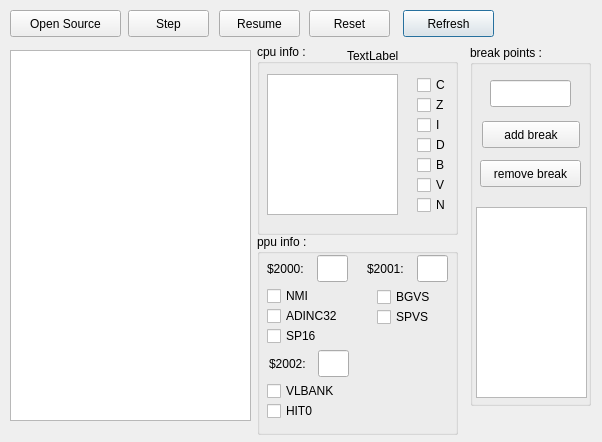
<?xml version="1.0" encoding="UTF-8"?>
<ui version="4.0">
 <class>DebugDialog</class>
 <widget class="QDialog" name="DebugDialog">
  <property name="geometry">
   <rect>
    <x>0</x>
    <y>0</y>
    <width>602</width>
    <height>442</height>
   </rect>
  </property>
  <property name="windowTitle">
   <string>Debug</string>
  </property>
  <widget class="QListView" name="listSource">
   <property name="geometry">
    <rect>
     <x>10</x>
     <y>50</y>
     <width>241</width>
     <height>371</height>
    </rect>
   </property>
  </widget>
  <widget class="QGroupBox" name="groupBox">
   <property name="geometry">
    <rect>
     <x>257</x>
     <y>44</y>
     <width>201</width>
     <height>191</height>
    </rect>
   </property>
   <property name="title">
    <string>cpu info :</string>
   </property>
   <property name="flat">
    <bool>false</bool>
   </property>
   <widget class="QListView" name="listCpu">
    <property name="geometry">
     <rect>
      <x>10</x>
      <y>30</y>
      <width>131</width>
      <height>141</height>
     </rect>
    </property>
   </widget>
   <widget class="QCheckBox" name="checkCpuI">
    <property name="geometry">
     <rect>
      <x>160</x>
      <y>70</y>
      <width>41</width>
      <height>22</height>
     </rect>
    </property>
    <property name="text">
     <string>I</string>
    </property>
   </widget>
   <widget class="QCheckBox" name="checkCpuZ">
    <property name="geometry">
     <rect>
      <x>160</x>
      <y>50</y>
      <width>41</width>
      <height>22</height>
     </rect>
    </property>
    <property name="text">
     <string>Z</string>
    </property>
   </widget>
   <widget class="QCheckBox" name="checkCpuB">
    <property name="geometry">
     <rect>
      <x>160</x>
      <y>110</y>
      <width>41</width>
      <height>22</height>
     </rect>
    </property>
    <property name="text">
     <string>B</string>
    </property>
   </widget>
   <widget class="QCheckBox" name="checkCpuN">
    <property name="geometry">
     <rect>
      <x>160</x>
      <y>150</y>
      <width>41</width>
      <height>22</height>
     </rect>
    </property>
    <property name="text">
     <string>N</string>
    </property>
   </widget>
   <widget class="QCheckBox" name="checkCpuV">
    <property name="geometry">
     <rect>
      <x>160</x>
      <y>130</y>
      <width>41</width>
      <height>22</height>
     </rect>
    </property>
    <property name="text">
     <string>V</string>
    </property>
   </widget>
   <widget class="QCheckBox" name="checkCpuC">
    <property name="geometry">
     <rect>
      <x>160</x>
      <y>30</y>
      <width>41</width>
      <height>22</height>
     </rect>
    </property>
    <property name="text">
     <string>C</string>
    </property>
   </widget>
   <widget class="QCheckBox" name="checkCpuD">
    <property name="geometry">
     <rect>
      <x>160</x>
      <y>90</y>
      <width>41</width>
      <height>22</height>
     </rect>
    </property>
    <property name="text">
     <string>D</string>
    </property>
   </widget>
   <widget class="QLabel" name="labelCpustate">
    <property name="geometry">
     <rect>
      <x>90</x>
      <y>3</y>
      <width>66</width>
      <height>17</height>
     </rect>
    </property>
    <property name="autoFillBackground">
     <bool>false</bool>
    </property>
    <property name="text">
     <string>TextLabel</string>
    </property>
   </widget>
  </widget>
  <widget class="QGroupBox" name="groupBox_2">
   <property name="geometry">
    <rect>
     <x>257</x>
     <y>234</y>
     <width>201</width>
     <height>201</height>
    </rect>
   </property>
   <property name="title">
    <string>ppu info :</string>
   </property>
   <widget class="QCheckBox" name="checkPpuNMI">
    <property name="geometry">
     <rect>
      <x>10</x>
      <y>51</y>
      <width>61</width>
      <height>22</height>
     </rect>
    </property>
    <property name="text">
     <string>NMI</string>
    </property>
   </widget>
   <widget class="QCheckBox" name="checkPpuVLBANK">
    <property name="geometry">
     <rect>
      <x>10</x>
      <y>146</y>
      <width>91</width>
      <height>22</height>
     </rect>
    </property>
    <property name="text">
     <string>VLBANK</string>
    </property>
   </widget>
   <widget class="QCheckBox" name="checkPpuHIT0">
    <property name="geometry">
     <rect>
      <x>10</x>
      <y>166</y>
      <width>91</width>
      <height>22</height>
     </rect>
    </property>
    <property name="text">
     <string>HIT0</string>
    </property>
   </widget>
   <widget class="QCheckBox" name="checkPpuBGVS">
    <property name="geometry">
     <rect>
      <x>120</x>
      <y>52</y>
      <width>91</width>
      <height>22</height>
     </rect>
    </property>
    <property name="text">
     <string>BGVS</string>
    </property>
   </widget>
   <widget class="QCheckBox" name="checkPpuSPVS">
    <property name="geometry">
     <rect>
      <x>120</x>
      <y>72</y>
      <width>91</width>
      <height>22</height>
     </rect>
    </property>
    <property name="text">
     <string>SPVS</string>
    </property>
   </widget>
   <widget class="QCheckBox" name="checkPpuADINC32">
    <property name="geometry">
     <rect>
      <x>10</x>
      <y>71</y>
      <width>111</width>
      <height>22</height>
     </rect>
    </property>
    <property name="text">
     <string>ADINC32</string>
    </property>
   </widget>
   <widget class="QCheckBox" name="checkPpuSP16">
    <property name="geometry">
     <rect>
      <x>10</x>
      <y>91</y>
      <width>111</width>
      <height>22</height>
     </rect>
    </property>
    <property name="text">
     <string>SP16</string>
    </property>
   </widget>
   <widget class="QLabel" name="label">
    <property name="geometry">
     <rect>
      <x>10</x>
      <y>26</y>
      <width>51</width>
      <height>17</height>
     </rect>
    </property>
    <property name="text">
     <string>$2000:</string>
    </property>
   </widget>
   <widget class="QLabel" name="label_2">
    <property name="geometry">
     <rect>
      <x>110</x>
      <y>26</y>
      <width>51</width>
      <height>17</height>
     </rect>
    </property>
    <property name="text">
     <string>$2001:</string>
    </property>
   </widget>
   <widget class="QLabel" name="label_3">
    <property name="geometry">
     <rect>
      <x>12</x>
      <y>121</y>
      <width>51</width>
      <height>17</height>
     </rect>
    </property>
    <property name="text">
     <string>$2002:</string>
    </property>
   </widget>
   <widget class="QLineEdit" name="txtPpuCtl1">
    <property name="geometry">
     <rect>
      <x>60</x>
      <y>21</y>
      <width>31</width>
      <height>27</height>
     </rect>
    </property>
    <property name="frame">
     <bool>true</bool>
    </property>
    <property name="readOnly">
     <bool>true</bool>
    </property>
   </widget>
   <widget class="QLineEdit" name="txtPpuCtl2">
    <property name="geometry">
     <rect>
      <x>160</x>
      <y>21</y>
      <width>31</width>
      <height>27</height>
     </rect>
    </property>
    <property name="frame">
     <bool>true</bool>
    </property>
    <property name="readOnly">
     <bool>true</bool>
    </property>
   </widget>
   <widget class="QLineEdit" name="txtPpuState">
    <property name="geometry">
     <rect>
      <x>61</x>
      <y>116</y>
      <width>31</width>
      <height>27</height>
     </rect>
    </property>
    <property name="frame">
     <bool>true</bool>
    </property>
    <property name="readOnly">
     <bool>true</bool>
    </property>
   </widget>
  </widget>
  <widget class="QPushButton" name="btnRefresh">
   <property name="geometry">
    <rect>
     <x>403</x>
     <y>10</y>
     <width>91</width>
     <height>27</height>
    </rect>
   </property>
   <property name="text">
    <string>Refresh</string>
   </property>
  </widget>
  <widget class="QPushButton" name="btnRest">
   <property name="geometry">
    <rect>
     <x>309</x>
     <y>10</y>
     <width>81</width>
     <height>27</height>
    </rect>
   </property>
   <property name="text">
    <string>Reset</string>
   </property>
  </widget>
  <widget class="QPushButton" name="btnOpenFile">
   <property name="geometry">
    <rect>
     <x>10</x>
     <y>10</y>
     <width>111</width>
     <height>27</height>
    </rect>
   </property>
   <property name="text">
    <string>Open Source</string>
   </property>
  </widget>
  <widget class="QGroupBox" name="groupBox_3">
   <property name="geometry">
    <rect>
     <x>470</x>
     <y>45</y>
     <width>121</width>
     <height>361</height>
    </rect>
   </property>
   <property name="title">
    <string>break points :</string>
   </property>
   <widget class="QListView" name="listBreak">
    <property name="geometry">
     <rect>
      <x>6</x>
      <y>162</y>
      <width>111</width>
      <height>191</height>
     </rect>
    </property>
   </widget>
   <widget class="QLineEdit" name="txtBreak">
    <property name="geometry">
     <rect>
      <x>20</x>
      <y>35</y>
      <width>81</width>
      <height>27</height>
     </rect>
    </property>
   </widget>
   <widget class="QPushButton" name="btnAddBreak">
    <property name="geometry">
     <rect>
      <x>12</x>
      <y>76</y>
      <width>98</width>
      <height>27</height>
     </rect>
    </property>
    <property name="text">
     <string>add break</string>
    </property>
   </widget>
   <widget class="QPushButton" name="btnRemoveBreak">
    <property name="geometry">
     <rect>
      <x>10</x>
      <y>115</y>
      <width>101</width>
      <height>27</height>
     </rect>
    </property>
    <property name="text">
     <string>remove break</string>
    </property>
   </widget>
  </widget>
  <widget class="QPushButton" name="btnStep">
   <property name="geometry">
    <rect>
     <x>128</x>
     <y>10</y>
     <width>81</width>
     <height>27</height>
    </rect>
   </property>
   <property name="text">
    <string>Step</string>
   </property>
  </widget>
  <widget class="QPushButton" name="btnEmuBreak">
   <property name="geometry">
    <rect>
     <x>219</x>
     <y>10</y>
     <width>81</width>
     <height>27</height>
    </rect>
   </property>
   <property name="text">
    <string>Resume</string>
   </property>
  </widget>
 </widget>
 <resources/>
 <connections/>
</ui>
